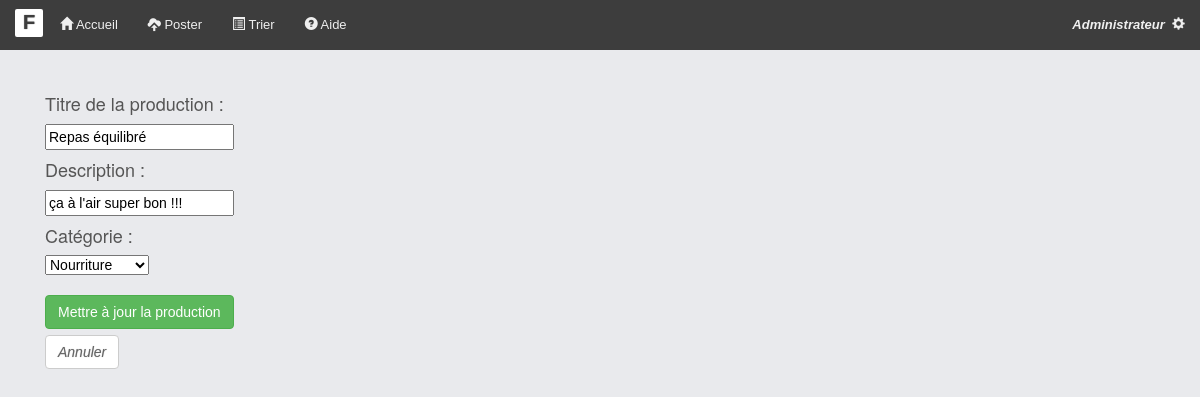
Page /index.php?uc=production&action=ShowEditProductionPage&idProduction=44 (signed in) on the committed database.
### tables this page shows
CREATE TABLE `productions` (
  `idProduction` int(11) NOT NULL AUTO_INCREMENT,
  `titre` varchar(45) NOT NULL,
  `description` varchar(255) NOT NULL,
  `date_soumission` datetime NOT NULL,
  `date_modification` datetime NOT NULL,
  `filename` varchar(255) NOT NULL,
  `categories_idCategorie` int(11) DEFAULT NULL,
  `utilisateurs_idUser` int(11) NOT NULL,
  PRIMARY KEY (`idProduction`),
  KEY `productions_FK` (`categories_idCategorie`),
  KEY `productions_FK_1` (`utilisateurs_idUser`),
  CONSTRAINT `productions_FK` FOREIGN KEY (`categories_idCategorie`) REFERENCES `categories` (`idCategorie`),
  CONSTRAINT `productions_FK_1` FOREIGN KEY (`utilisateurs_idUser`) REFERENCES `utilisateurs` (`idUser`)
);

CREATE TABLE `categories` (
  `idCategorie` int(11) NOT NULL AUTO_INCREMENT,
  `nom` varchar(45) NOT NULL,
  PRIMARY KEY (`idCategorie`)
);

### models/db_connect.php (called while the page is built, shortened)
<?php
class MonPdo
{
    private static $serveur = 'mysql:host=localhost';
    private static $bdd = 'dbname=fotogal';
    private static $user = 'root';
    private static $mdp = '2404';
    private static $unPdo = null;
    private function __construct()
    {
        MonPdo::$unPdo = new PDO(MonPdo::$serveur . ";" . MonPdo::$bdd, MonPdo::$user, MonPdo::$mdp);
        MonPdo::$unPdo->query('SET names utf8');
        MonPdo::$unPdo->setAttribute(PDO::ATTR_ERRMODE, PDO::ERRMODE_EXCEPTION);
    }
    public static function getInstance()
    {
        if (self::$unPdo == null) {
            self::$monPdo = new MonPdo();
        }
        return self::$unPdo;
    }
}
?>

### models/Production.php (called while the page is built, shortened)
<?php
class Production
{
    private $idProduction;
    private $titre;
    private $description;
    private $categories_idCategorie;
    public function getIdProduction()
    {
        return $this->idProduction;
    }
    public function getTitreProduction()
    {
        return $this->titre;
    }
    public function getDescriptionProduction()
    {
        return $this->description;
    }
    public function getCategories_idCategorie()
    {
        return $this->categories_idCategorie;
    }
    public static function GetProdutionById($idProduction)
    {
        $req = MonPdo::getInstance()->prepare("SELECT * FROM productions WHERE idProduction = :idProduction;");
        $req->setFetchMode(PDO::FETCH_CLASS | PDO::FETCH_PROPS_LATE, 'Production');
        $req->bindParam(":idProduction", $idProduction);
        $req->execute();
        $result = $req->fetch();
        return $result;
    }
}

### models/Categorie.php (called while the page is built, shortened)
<?php
class Categorie
{
    private $idCategorie;
    private $nom;
    public function getIdCategorie()
    {
        return $this->idCategorie;
    }
    public function getNom()
    {
        return $this->nom;
    }
    public static function GetAllCategories()
    {
        $req = MonPdo::getInstance()->prepare("SELECT * FROM categories");
        $req->setFetchMode(PDO::FETCH_CLASS | PDO::FETCH_PROPS_LATE, 'Categorie');
        $req->execute();
        $result = $req->fetchAll();
        return $result;
    }
}

### vue/editProduction.php (the view)
<div class="container" style="display: block; margin-top: 3vh; position:relative;">
    <div class="form-group">
        <div class="col-xs-3">
            <form method="POST" action="index.php?uc=production&action=UpdateProductionInfos&idProduction=<?= $production->getIdProduction()?>">
                <h4>Titre de la production : </h4>
                <input type="text" id="titre" name="titre" value="<?= $production->getTitreProduction() ?>"><br>
                <h4>Description : </h4>
                <input type="text" id="description" name="description" value="<?= $production->getDescriptionProduction() ?>"><br>
                <h4 for="select-categorie">Catégorie : </h4>
                <select name="categorieProduction" id="select-categorie" required>
                    <?php
                    foreach (Categorie::GetAllCategories() as $categorie) {
                    ?>
                        <option value="<?= $categorie->getIdCategorie() ?>" <?= $production->getCategories_idCategorie() == $categorie->getIdCategorie() ? "selected" : "" ?>><?= $categorie->getNom() ?></option>
                    <?php
                    }
                    ?>
                </select><br><br>
                <input type="submit" class="btn btn-success pull-left" value="Mettre à jour la production"><br><br>
                <a href="index.php?uc=production&action=ShowMyProductions" class="btn btn-default pull-left"><i>Annuler</i></a>
            </form>
        </div>
    </div>
</div>

### assets/css/FotoGal.css (style rules this page uses)
html, body { height: 100%; font-family: verdana, arial, sans-serif; color: #555555; }
a { color: #222222; }
.btn-default { color: #666666; text-shadow: 0 0 1px rgba(0, 0, 0, .3); }

### assets/css/custom.css (style rules this page uses)
.container { padding-top: 60px; }

### rows in the picture
productions: titre "Repas équilibré", description "ça à l'air super bon !!!", categorieProduction "Nourriture"
